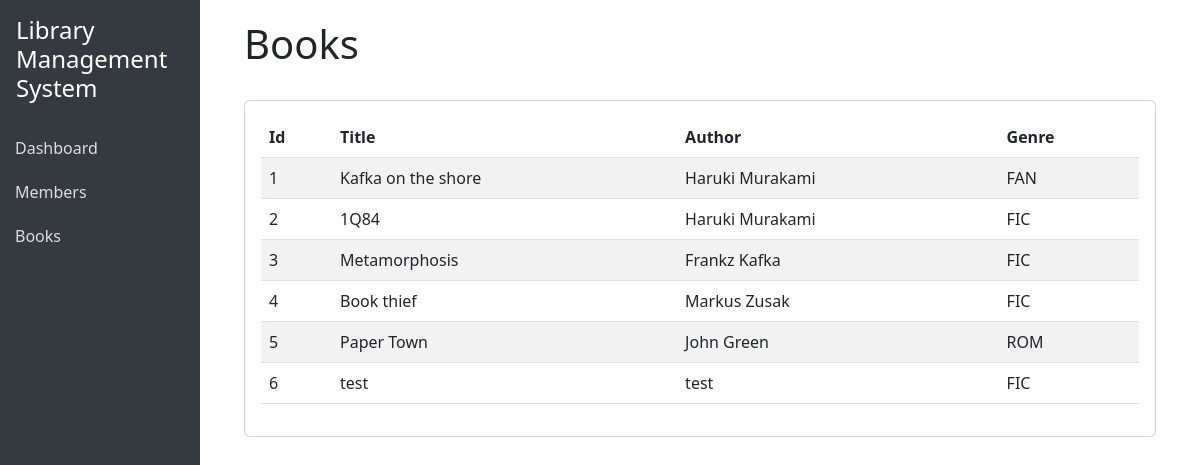
/library/books/, run on the app's committed database.
### libmanagement/models.py (models this page shows, shortened)
class Book(models.Model):
    title = models.CharField(max_length=255)
    author = models.CharField(max_length=100)
    GENRE_CHOICES = [
        ('FIC', 'Fiction'),
        ('NON', 'Non-Fiction'),
        ('SCI', 'Science Fiction'),
        ('FAN', 'Fantasy'),
        ('BIO', 'Biography'),
        ('HOR', 'Horror'),
        ('ROM', 'Romance'),
        ('THR', 'Thriller'),
        ('MYS', 'Mystery'),
    ]
    genre = models.CharField(
        max_length=3,
        choices=GENRE_CHOICES,
        default='FIC',
    )

### libmanagement/views.py (the view)
# urls.py: path('books/', views.Books.as_view(), name="books" )
class Books(ListView):
    model = Book
    template_name = "courses/course_list.html"
    context_object_name = 'books'

### libmanagement/templates/courses/course_list.html (shortened to what this page needs)
{% extends 'base.html' %}
{% block content %}
<div class="container">
    <h1>Books</h1><br>
    <div class="card">
        <div class="card-body">
            <table class="table table-striped">
                <thead>
                    <tr>
                        <th>Id</th>
                        <th>Title</th>
                        <th>Author</th>
                        <th>Genre</th>
                    </tr>
                </thead>
                <tbody>
                    {% for book in books %}
                    <tr>
                        <td>{{ book.id }}</td>
                        <td>{{ book.title }}</td>
                        <td>{{ book.author }}</td>
                        <td>{{ book.genre }}</td>
                    </tr>
                    {% empty %}
                    <tr>
                        <td colspan="5" class="text-center">No Members found.</td>
                    </tr>
                    {% endfor %}
                    </tbody>
                </table>
            </div>
        </div>
</div>
{% endblock %}

### data on the page
Book: id "1", title "Kafka on the shore", author "Haruki Murakami", genre "FAN"
Book: id "2", title "1Q84", author "Haruki Murakami", genre "FIC"
Book: id "3", title "Metamorphosis", author "Frankz Kafka", genre "FIC"
Book: id "4", title "Book thief", author "Markus Zusak", genre "FIC"
Book: id "5", title "Paper Town", author "John Green", genre "ROM"
Book: id "6", title "test", author "test", genre "FIC"
